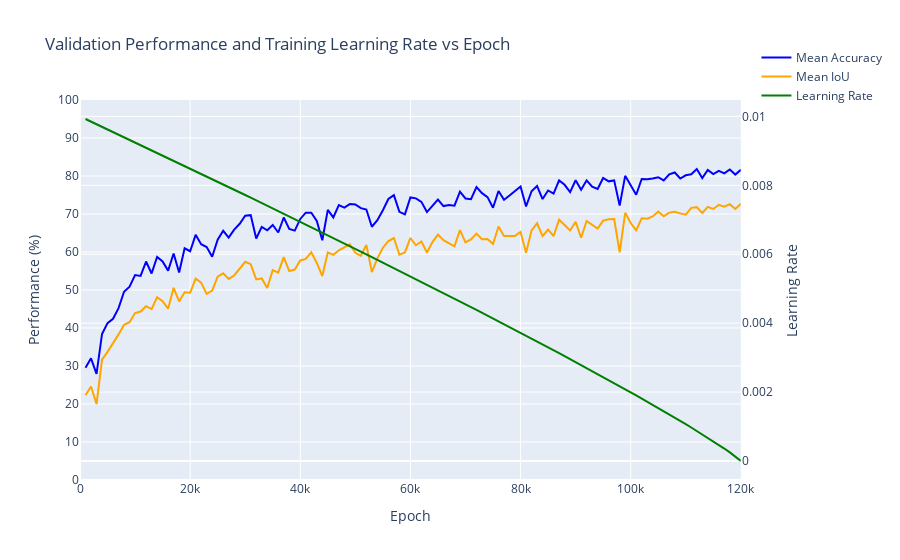

Write notebook code for a chart like this one.
### Code cell
# Ablation 01 - SEBNet BaselineHead SGD, Scratch, Batch Size 8, OHEM Cross Entropy - 72.7 Best mIoU
log_file_path = '/home/robert.breslin/alessandro/paper_2/mmsegmentation/work_dirs/sebnet_baseline-head_1xb8_cityscapes_ohem_scratch/20250822_163019/20250822_163019.log'
epochs, mIoU, mAcc, lrs = parse_log_file(log_file_path)
plot_accuracies_and_lr_interactive(epochs, mAcc, mIoU, lrs, [0,120000])
